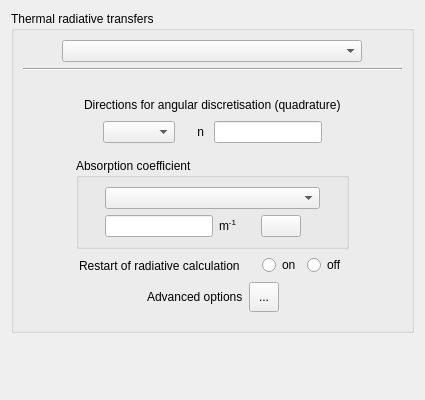
<?xml version="1.0" encoding="UTF-8"?>
<ui version="4.0">
 <class>ThermalRadiationForm</class>
 <widget class="QWidget" name="ThermalRadiationForm">
  <property name="geometry">
   <rect>
    <x>0</x>
    <y>0</y>
    <width>425</width>
    <height>400</height>
   </rect>
  </property>
  <property name="windowTitle">
   <string>Form</string>
  </property>
  <layout class="QVBoxLayout" name="verticalLayout_3">
   <item>
    <widget class="QGroupBox" name="groupBox">
     <property name="toolTip">
      <string>&lt;html&gt;&lt;head/&gt;&lt;body&gt;&lt;p&gt;&lt;span style=&quot; font-size:9pt;&quot;&gt;Select and define the thermal radiation model.&lt;/span&gt;&lt;/p&gt;&lt;p&gt;&lt;span style=&quot; font-size:9pt;&quot;&gt;(Code_Saturne key words: &lt;/span&gt;&lt;span style=&quot; font-size:9pt; font-weight:600;&quot;&gt;IIRAYO&lt;/span&gt;&lt;span style=&quot; font-size:9pt;&quot;&gt;)&lt;/span&gt;&lt;/p&gt;&lt;/body&gt;&lt;/html&gt;</string>
     </property>
     <property name="title">
      <string>Thermal radiative transfers</string>
     </property>
     <layout class="QVBoxLayout" name="verticalLayout_2">
      <item>
       <layout class="QHBoxLayout">
        <item>
         <spacer>
          <property name="orientation">
           <enum>Qt::Horizontal</enum>
          </property>
          <property name="sizeHint" stdset="0">
           <size>
            <width>40</width>
            <height>20</height>
           </size>
          </property>
         </spacer>
        </item>
        <item>
         <widget class="QComboBox" name="comboBoxRadModel">
          <property name="minimumSize">
           <size>
            <width>300</width>
            <height>0</height>
           </size>
          </property>
          <property name="toolTip">
           <string>&lt;html&gt;&lt;head/&gt;&lt;body&gt;&lt;p&gt;&lt;span style=&quot; font-size:9pt;&quot;&gt;Select and define the thermal radiation model.&lt;/span&gt;&lt;/p&gt;&lt;p&gt;&lt;span style=&quot; font-size:9pt;&quot;&gt;(Code_Saturne key words: &lt;/span&gt;&lt;span style=&quot; font-size:9pt; font-weight:600;&quot;&gt;IIRAYO&lt;/span&gt;&lt;span style=&quot; font-size:9pt;&quot;&gt;)&lt;/span&gt;&lt;/p&gt;&lt;/body&gt;&lt;/html&gt;</string>
          </property>
          <property name="statusTip">
           <string>Select the thermal radiation model</string>
          </property>
         </widget>
        </item>
        <item>
         <spacer>
          <property name="orientation">
           <enum>Qt::Horizontal</enum>
          </property>
          <property name="sizeHint" stdset="0">
           <size>
            <width>40</width>
            <height>20</height>
           </size>
          </property>
         </spacer>
        </item>
       </layout>
      </item>
      <item>
       <widget class="Line" name="line">
        <property name="orientation">
         <enum>Qt::Horizontal</enum>
        </property>
       </widget>
      </item>
      <item>
       <widget class="QFrame" name="frameOptions">
        <property name="frameShape">
         <enum>QFrame::NoFrame</enum>
        </property>
        <property name="frameShadow">
         <enum>QFrame::Raised</enum>
        </property>
        <layout class="QVBoxLayout" name="verticalLayout">
         <item>
          <widget class="QFrame" name="frameDirection">
           <property name="frameShape">
            <enum>QFrame::NoFrame</enum>
           </property>
           <property name="frameShadow">
            <enum>QFrame::Raised</enum>
           </property>
           <layout class="QGridLayout" name="gridLayout_2">
            <item row="0" column="0">
             <layout class="QHBoxLayout" name="horizontalLayout_5">
              <item>
               <spacer>
                <property name="orientation">
                 <enum>Qt::Horizontal</enum>
                </property>
                <property name="sizeHint" stdset="0">
                 <size>
                  <width>13</width>
                  <height>16</height>
                 </size>
                </property>
               </spacer>
              </item>
              <item>
               <widget class="QLabel" name="labelDirection">
                <property name="toolTip">
                 <string>&lt;html&gt;&lt;head/&gt;&lt;body&gt;&lt;p&gt;&lt;span style=&quot; font-size:9pt;&quot;&gt;Select the number of directions for angular discretisation.&lt;/span&gt;&lt;/p&gt;&lt;p&gt;&lt;span style=&quot; font-size:9pt;&quot;&gt;(Code_Saturne key words: &lt;/span&gt;&lt;span style=&quot; font-size:9pt; font-weight:600;&quot;&gt;i_quadrature&lt;/span&gt;&lt;span style=&quot; font-size:9pt;&quot;&gt;)&lt;/span&gt;&lt;/p&gt;&lt;/body&gt;&lt;/html&gt;</string>
                </property>
                <property name="text">
                 <string>Directions for angular discretisation (quadrature)</string>
                </property>
               </widget>
              </item>
              <item>
               <spacer>
                <property name="orientation">
                 <enum>Qt::Horizontal</enum>
                </property>
                <property name="sizeHint" stdset="0">
                 <size>
                  <width>13</width>
                  <height>20</height>
                 </size>
                </property>
               </spacer>
              </item>
             </layout>
            </item>
            <item row="1" column="0">
             <layout class="QHBoxLayout" name="horizontalLayout_6">
              <item>
               <spacer name="horizontalSpacer_7">
                <property name="orientation">
                 <enum>Qt::Horizontal</enum>
                </property>
                <property name="sizeHint" stdset="0">
                 <size>
                  <width>13</width>
                  <height>20</height>
                 </size>
                </property>
               </spacer>
              </item>
              <item>
               <layout class="QHBoxLayout" name="horizontalLayout_4">
                <item>
                 <widget class="QComboBox" name="comboBoxQuadrature">
                  <property name="toolTip">
                   <string>&lt;html&gt;&lt;head/&gt;&lt;body&gt;&lt;p&gt;&lt;span style=&quot; font-size:9pt;&quot;&gt;Select the number of directions for angular discretisation.&lt;/span&gt;&lt;/p&gt;&lt;p&gt;&lt;span style=&quot; font-size:9pt;&quot;&gt;(Code_Saturne key words: &lt;/span&gt;&lt;span style=&quot; font-size:9pt; font-weight:600;&quot;&gt;i_quadrature&lt;/span&gt;&lt;span style=&quot; font-size:9pt;&quot;&gt;)&lt;/span&gt;&lt;/p&gt;&lt;/body&gt;&lt;/html&gt;</string>
                  </property>
                 </widget>
                </item>
                <item>
                 <spacer name="horizontalSpacer_9">
                  <property name="orientation">
                   <enum>Qt::Horizontal</enum>
                  </property>
                  <property name="sizeHint" stdset="0">
                   <size>
                    <width>13</width>
                    <height>20</height>
                   </size>
                  </property>
                 </spacer>
                </item>
                <item>
                 <widget class="QLabel" name="label_2">
                  <property name="toolTip">
                   <string>&lt;html&gt;&lt;head/&gt;&lt;body&gt;&lt;p&gt;&lt;span style=&quot; font-size:9pt;&quot;&gt;Select the number of directions for angular discretisation.&lt;/span&gt;&lt;/p&gt;&lt;p&gt;&lt;span style=&quot; font-size:9pt;&quot;&gt;(Code_Saturne key words: &lt;/span&gt;&lt;span style=&quot; font-size:9pt; font-weight:600;&quot;&gt;i_quadrature&lt;/span&gt;&lt;span style=&quot; font-size:9pt;&quot;&gt;)&lt;/span&gt;&lt;/p&gt;&lt;/body&gt;&lt;/html&gt;</string>
                  </property>
                  <property name="text">
                   <string> n </string>
                  </property>
                 </widget>
                </item>
                <item>
                 <widget class="QLineEdit" name="lineEditNdirec">
                  <property name="toolTip">
                   <string>&lt;html&gt;&lt;head/&gt;&lt;body&gt;&lt;p&gt;&lt;span style=&quot; font-size:9pt;&quot;&gt;Select the number of directions for angular discretisation.&lt;/span&gt;&lt;/p&gt;&lt;p&gt;&lt;span style=&quot; font-size:9pt;&quot;&gt;(Code_Saturne key words: &lt;/span&gt;&lt;span style=&quot; font-size:9pt; font-weight:600;&quot;&gt;i_quadrature&lt;/span&gt;&lt;span style=&quot; font-size:9pt;&quot;&gt;)&lt;/span&gt;&lt;/p&gt;&lt;/body&gt;&lt;/html&gt;</string>
                  </property>
                 </widget>
                </item>
               </layout>
              </item>
              <item>
               <spacer name="horizontalSpacer_8">
                <property name="orientation">
                 <enum>Qt::Horizontal</enum>
                </property>
                <property name="sizeHint" stdset="0">
                 <size>
                  <width>13</width>
                  <height>20</height>
                 </size>
                </property>
               </spacer>
              </item>
             </layout>
            </item>
           </layout>
          </widget>
         </item>
         <item>
          <layout class="QHBoxLayout" name="horizontalLayout_3">
           <item>
            <spacer name="horizontalSpacer_4">
             <property name="orientation">
              <enum>Qt::Horizontal</enum>
             </property>
             <property name="sizeHint" stdset="0">
              <size>
               <width>17</width>
               <height>17</height>
              </size>
             </property>
            </spacer>
           </item>
           <item>
            <widget class="QGroupBox" name="groupBox_2">
             <property name="toolTip">
              <string>&lt;html&gt;&lt;head/&gt;&lt;body&gt;&lt;p&gt;&lt;span style=&quot; font-size:9pt;&quot;&gt;Define the absorption coefficient. It can be either constant and defined through the GUI, or variable and then must be defined using the user subroutine &lt;/span&gt;&lt;span style=&quot; font-size:9pt; font-style:italic;&quot;&gt;cs_user_rad_transfer_absorption&lt;/span&gt;&lt;span style=&quot; font-size:9pt;&quot;&gt;.&lt;/span&gt;&lt;/p&gt;&lt;/body&gt;&lt;/html&gt;</string>
             </property>
             <property name="title">
              <string>Absorption coefficient</string>
             </property>
             <layout class="QHBoxLayout" name="horizontalLayout_2">
              <item>
               <spacer name="horizontalSpacer_2">
                <property name="orientation">
                 <enum>Qt::Horizontal</enum>
                </property>
                <property name="sizeHint" stdset="0">
                 <size>
                  <width>17</width>
                  <height>17</height>
                 </size>
                </property>
               </spacer>
              </item>
              <item>
               <layout class="QGridLayout" name="gridLayout">
                <item row="0" column="0" colspan="2">
                 <widget class="QComboBox" name="comboBoxAbsorption">
                  <property name="toolTip">
                   <string>&lt;html&gt;&lt;head/&gt;&lt;body&gt;&lt;p&gt;&lt;span style=&quot; font-size:9pt;&quot;&gt;Select the number of directions for angular discretisation.&lt;/span&gt;&lt;/p&gt;&lt;p&gt;&lt;span style=&quot; font-size:9pt;&quot;&gt;(Code_Saturne key words: &lt;/span&gt;&lt;span style=&quot; font-size:9pt; font-weight:600;&quot;&gt;i_quadrature&lt;/span&gt;&lt;span style=&quot; font-size:9pt;&quot;&gt;)&lt;/span&gt;&lt;/p&gt;&lt;/body&gt;&lt;/html&gt;</string>
                  </property>
                 </widget>
                </item>
                <item row="1" column="0">
                 <layout class="QHBoxLayout" name="horizontalLayout">
                  <item>
                   <widget class="QLineEdit" name="lineEditCoeff">
                    <property name="toolTip">
                     <string>&lt;html&gt;&lt;head/&gt;&lt;body&gt;&lt;p&gt;&lt;span style=&quot; font-size:9pt;&quot;&gt;If the absorption coefficient is chosen to be constant, this box must be filled.&lt;/span&gt;&lt;/p&gt;&lt;/body&gt;&lt;/html&gt;</string>
                    </property>
                   </widget>
                  </item>
                  <item>
                   <widget class="QLabel" name="label">
                    <property name="toolTip">
                     <string>&lt;html&gt;&lt;head/&gt;&lt;body&gt;&lt;p&gt;&lt;span style=&quot; font-size:9pt;&quot;&gt;If the absorption coefficient is chosen to be constant, this box must be filled.&lt;/span&gt;&lt;/p&gt;&lt;/body&gt;&lt;/html&gt;</string>
                    </property>
                    <property name="text">
                     <string>m&lt;sup&gt;-1&lt;/sup&gt;</string>
                    </property>
                   </widget>
                  </item>
                  <item>
                   <spacer name="horizontalSpacer">
                    <property name="orientation">
                     <enum>Qt::Horizontal</enum>
                    </property>
                    <property name="sizeHint" stdset="0">
                     <size>
                      <width>17</width>
                      <height>17</height>
                     </size>
                    </property>
                   </spacer>
                  </item>
                  <item>
                   <widget class="QPushButton" name="pushButtonCoeffFormula">
                    <property name="text">
                     <string/>
                    </property>
                    <property name="icon">
                     <iconset resource="resources_pages.qrc">
                      <normaloff>:/new/prefix1/icons/22x22/edit-find-replace.png</normaloff>:/new/prefix1/icons/22x22/edit-find-replace.png</iconset>
                    </property>
                    <property name="iconSize">
                     <size>
                      <width>22</width>
                      <height>22</height>
                     </size>
                    </property>
                   </widget>
                  </item>
                 </layout>
                </item>
                <item row="1" column="1">
                 <spacer name="horizontalSpacer_6">
                  <property name="orientation">
                   <enum>Qt::Horizontal</enum>
                  </property>
                  <property name="sizeHint" stdset="0">
                   <size>
                    <width>13</width>
                    <height>20</height>
                   </size>
                  </property>
                 </spacer>
                </item>
               </layout>
              </item>
              <item>
               <spacer name="horizontalSpacer_3">
                <property name="orientation">
                 <enum>Qt::Horizontal</enum>
                </property>
                <property name="sizeHint" stdset="0">
                 <size>
                  <width>17</width>
                  <height>17</height>
                 </size>
                </property>
               </spacer>
              </item>
             </layout>
            </widget>
           </item>
           <item>
            <spacer name="horizontalSpacer_5">
             <property name="orientation">
              <enum>Qt::Horizontal</enum>
             </property>
             <property name="sizeHint" stdset="0">
              <size>
               <width>13</width>
               <height>13</height>
              </size>
             </property>
            </spacer>
           </item>
          </layout>
         </item>
         <item>
          <layout class="QHBoxLayout">
           <item>
            <spacer>
             <property name="orientation">
              <enum>Qt::Horizontal</enum>
             </property>
             <property name="sizeHint" stdset="0">
              <size>
               <width>20</width>
               <height>21</height>
              </size>
             </property>
            </spacer>
           </item>
           <item>
            <layout class="QHBoxLayout">
             <item>
              <widget class="QLabel" name="labelRestart">
               <property name="toolTip">
                <string>&lt;html&gt;&lt;head/&gt;&lt;body&gt;&lt;p&gt;&lt;span style=&quot; font-size:9pt;&quot;&gt;Select if the radiative variables should be initialized (off) or read from a restart file (on) when the main computation is a restart.&lt;/span&gt;&lt;/p&gt;&lt;/body&gt;&lt;/html&gt;</string>
               </property>
               <property name="text">
                <string>Restart of radiative calculation</string>
               </property>
              </widget>
             </item>
             <item>
              <spacer>
               <property name="orientation">
                <enum>Qt::Horizontal</enum>
               </property>
               <property name="sizeHint" stdset="0">
                <size>
                 <width>16</width>
                 <height>16</height>
                </size>
               </property>
              </spacer>
             </item>
             <item>
              <widget class="QRadioButton" name="radioButtonOn">
               <property name="toolTip">
                <string>&lt;html&gt;&lt;head/&gt;&lt;body&gt;&lt;p&gt;&lt;span style=&quot; font-size:9pt;&quot;&gt;Select if the radiative variables should be initialized (off) or read from a restart file (on).&lt;/span&gt;&lt;/p&gt;&lt;p&gt;&lt;span style=&quot; font-size:9pt;&quot;&gt;(Code_Saturne key words: &lt;/span&gt;&lt;span style=&quot; font-size:9pt; font-weight:600;&quot;&gt;ISUIRD&lt;/span&gt;&lt;span style=&quot; font-size:9pt;&quot;&gt;)&lt;/span&gt;&lt;/p&gt;&lt;/body&gt;&lt;/html&gt;</string>
               </property>
               <property name="text">
                <string>on</string>
               </property>
              </widget>
             </item>
             <item>
              <widget class="QRadioButton" name="radioButtonOff">
               <property name="toolTip">
                <string>&lt;html&gt;&lt;head/&gt;&lt;body&gt;&lt;p&gt;&lt;span style=&quot; font-size:9pt;&quot;&gt;Select if the radiative variables should be initialized (off) or read from a restart file (on).&lt;/span&gt;&lt;/p&gt;&lt;p&gt;&lt;span style=&quot; font-size:9pt;&quot;&gt;(Code_Saturne key words: &lt;/span&gt;&lt;span style=&quot; font-size:9pt; font-weight:600;&quot;&gt;ISUIRD&lt;/span&gt;&lt;span style=&quot; font-size:9pt;&quot;&gt;)&lt;/span&gt;&lt;/p&gt;&lt;/body&gt;&lt;/html&gt;</string>
               </property>
               <property name="text">
                <string>off</string>
               </property>
              </widget>
             </item>
            </layout>
           </item>
           <item>
            <spacer>
             <property name="orientation">
              <enum>Qt::Horizontal</enum>
             </property>
             <property name="sizeHint" stdset="0">
              <size>
               <width>16</width>
               <height>16</height>
              </size>
             </property>
            </spacer>
           </item>
          </layout>
         </item>
         <item>
          <layout class="QHBoxLayout">
           <item>
            <spacer>
             <property name="orientation">
              <enum>Qt::Horizontal</enum>
             </property>
             <property name="sizeHint" stdset="0">
              <size>
               <width>20</width>
               <height>20</height>
              </size>
             </property>
            </spacer>
           </item>
           <item>
            <layout class="QHBoxLayout">
             <item>
              <widget class="QLabel" name="labelAdvanced">
               <property name="toolTip">
                <string>&lt;html&gt;&lt;head/&gt;&lt;body&gt;&lt;p&gt;&lt;span style=&quot; font-size:9pt;&quot;&gt;Define the resolution frequency, the method to calculate the radiative source term, and verbosity levels for thermal radiative transfers.&lt;/span&gt;&lt;/p&gt;&lt;/body&gt;&lt;/html&gt;</string>
               </property>
               <property name="text">
                <string>Advanced options</string>
               </property>
              </widget>
             </item>
             <item>
              <widget class="QToolButton" name="toolButtonAdvanced">
               <property name="minimumSize">
                <size>
                 <width>30</width>
                 <height>30</height>
                </size>
               </property>
               <property name="toolTip">
                <string>&lt;html&gt;&lt;head/&gt;&lt;body&gt;&lt;p&gt;&lt;span style=&quot; font-size:9pt;&quot;&gt;Define the resolution frequency, the method to calculate the radiative source term, and verbosity levels for thermal radiative transfers.&lt;/span&gt;&lt;/p&gt;&lt;/body&gt;&lt;/html&gt;</string>
               </property>
               <property name="text">
                <string>...</string>
               </property>
               <property name="icon">
                <iconset resource="resources_pages.qrc">
                 <normaloff>:/new/prefix1/icons/22x22/preferences-system.png</normaloff>:/new/prefix1/icons/22x22/preferences-system.png</iconset>
               </property>
               <property name="iconSize">
                <size>
                 <width>22</width>
                 <height>22</height>
                </size>
               </property>
              </widget>
             </item>
            </layout>
           </item>
           <item>
            <spacer>
             <property name="orientation">
              <enum>Qt::Horizontal</enum>
             </property>
             <property name="sizeHint" stdset="0">
              <size>
               <width>16</width>
               <height>21</height>
              </size>
             </property>
            </spacer>
           </item>
          </layout>
         </item>
        </layout>
       </widget>
      </item>
     </layout>
    </widget>
   </item>
   <item>
    <spacer>
     <property name="orientation">
      <enum>Qt::Vertical</enum>
     </property>
     <property name="sizeHint" stdset="0">
      <size>
       <width>16</width>
       <height>16</height>
      </size>
     </property>
    </spacer>
   </item>
  </layout>
 </widget>
 <tabstops>
  <tabstop>comboBoxRadModel</tabstop>
  <tabstop>radioButtonOn</tabstop>
  <tabstop>radioButtonOff</tabstop>
  <tabstop>comboBoxQuadrature</tabstop>
  <tabstop>toolButtonAdvanced</tabstop>
 </tabstops>
 <resources>
  <include location="resources_pages.qrc"/>
 </resources>
 <connections/>
</ui>
